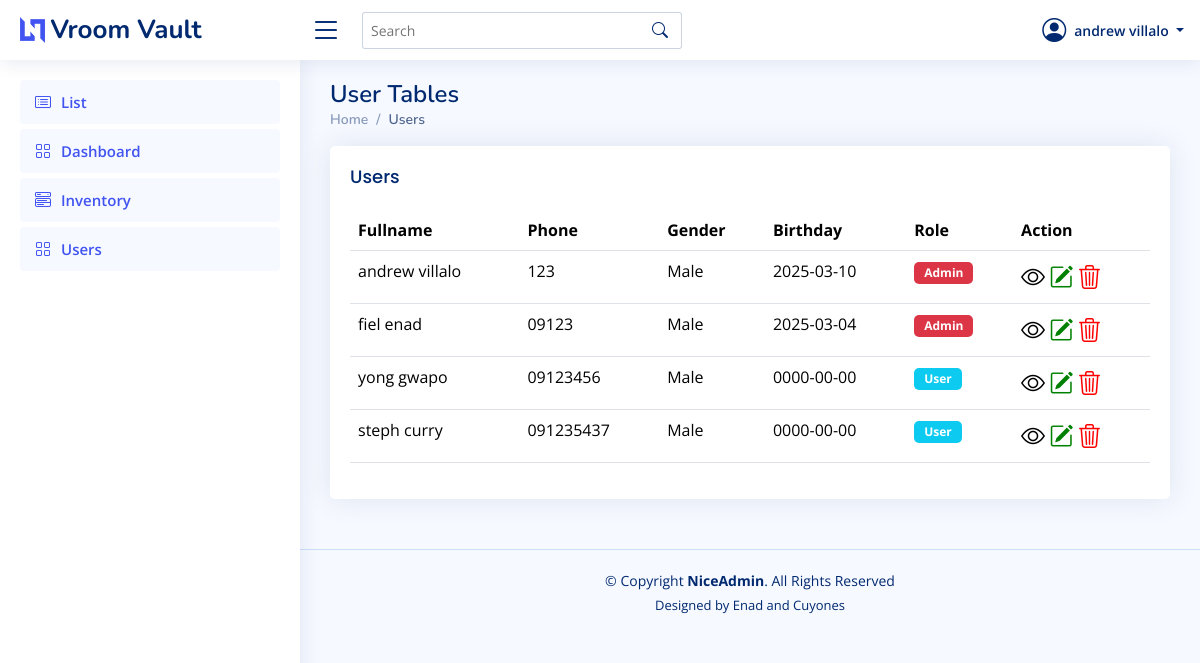
Page /view/admin/users.php (signed in) on the earlier database version.
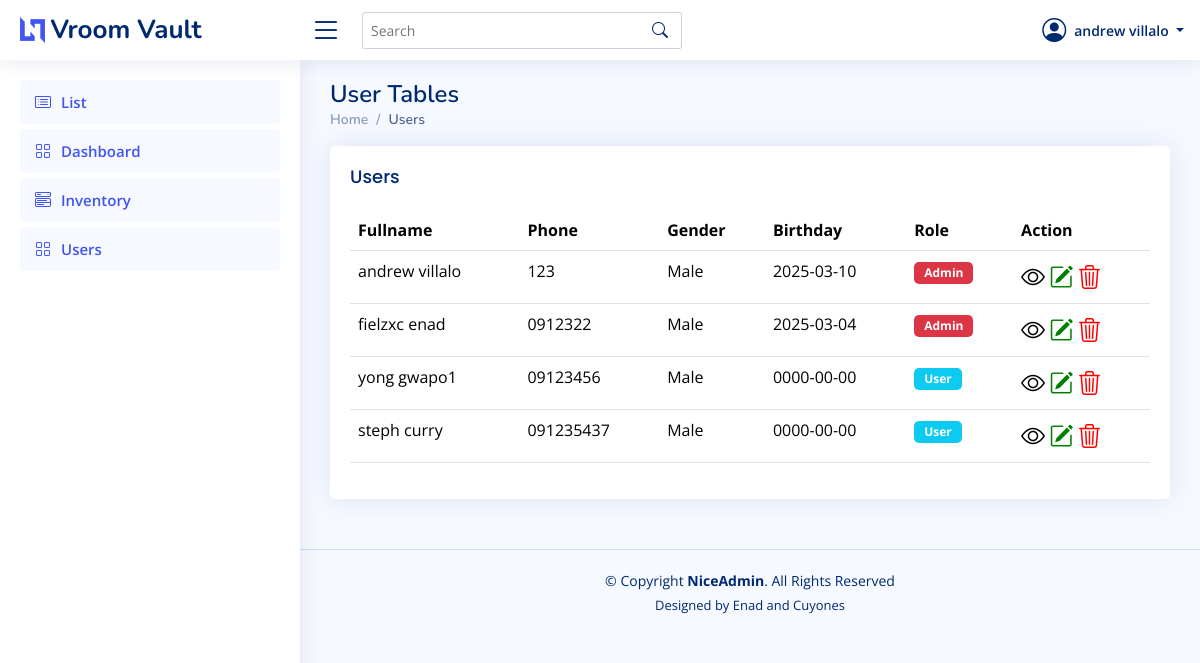
Same page on the later database version.
### tables this page shows
CREATE TABLE `users` (
  `userId` int(11) NOT NULL,
  `firstName` varchar(255) NOT NULL,
  `lastName` varchar(255) NOT NULL,
  `email` varchar(255) NOT NULL,
  `password` varchar(255) NOT NULL,
  `phoneNumber` varchar(255) NOT NULL,
  `gender` enum('Male','Female') NOT NULL,
  `role` enum('admin','user') NOT NULL DEFAULT 'user',
  `birthday` date NOT NULL,
  `verification` int(11) NOT NULL DEFAULT 0,
  `profilePicture` longblob DEFAULT NULL,
  `createdAt` timestamp NOT NULL DEFAULT current_timestamp()
);

### view/admin/users.php (the view, shortened to what this page needs)
<?php
include("../../auth/authentication.php");
include("./includes/header.php");
include("./includes/topbar.php");
include("./includes/sidebar.php");
?>
<div class="pagetitle">
    <h1>User Tables</h1>
    <nav>
        <ol class="breadcrumb">
            <li class="breadcrumb-item"><a href="../admin/dashboard.php">Home</a></li>
            <li class="breadcrumb-item active">Users</li>
        </ol>
    </nav>
</div>
<section class="section">
    <div class="row">
        <div class="col-lg-12">
            <div class="card">
                <div class="card-body">
                    <h5 class="card-title">Users</h5>
                    <table class="table datatable">
                        <thead>
                            <tr>
                                <th>Fullname</th>
                                <th>Phone</th>
                                <th>Gender</th>
                                <th data-type="date" data-format="YYYY/DD/MM">Birthday</th>
                                <th>Role</th>
                                <th>Action</th>
                            </tr>
                        </thead>
                        <tbody>
                            <?php
                            $query = "SELECT userId, firstName, lastName, phoneNumber, gender, birthday, role FROM users";
                            $query_run = mysqli_query($conn, $query);
                            if (mysqli_num_rows($query_run) > 0) {
                                $index = 0;
                                foreach ($query_run as $row) {
                                    $roleBadgeClass = ($row['role'] === 'admin') ? 'bg-danger' : 'bg-info';
                                    ?>
                                    <tr>
                                        <td>
                                            <span class="user-detail" id="name-<?= $index; ?>">
                                                <?= $row['firstName']; ?> <?= $row['lastName']; ?>
                                            </span>
                                        </td>
                                        <td>
                                            <span class="user-detail" id="phone-<?= $index; ?>">
                                                <?= $row['phoneNumber']; ?>
                                            </span>
                                        </td>
                                        <td>
                                            <span class="user-detail" id="gender-<?= $index; ?>">
                                                <?= $row['gender']; ?>
                                            </span>
                                        </td>
                                        <td>
                                            <span class="user-detail" id="birthday-<?= $index; ?>">
                                                <?= $row['birthday']; ?>
                                            </span>
                                        </td>
                                        <td>
                                            <span class="badge <?= $roleBadgeClass; ?>">
                                                <?= ucfirst($row['role']); ?>
                                            </span>
                                        </td>
                                        <td>
                                        <i id="eye-icon-<?= $index; ?>" class="bi bi-eye"
       onclick="toggleDetails(<?= $index; ?>)"
       style="font-size: 1.5rem; cursor: pointer; transition: 0.3s;"
       onmouseover="this.style.color='#0d6efd'"
       onmouseout="this.style.color=''"></i>
       <a href="#" onclick="confirmEdit(<?= $row['userId']; ?>)">
    <i class="bi bi-pencil-square" style="font-size: 1.5rem; color: green; cursor: pointer; transition: 0.3s;" onmouseover="this.style.color='darkgreen'" onmouseout="this.style.color='green'"></i>
</a>
                                            <a href="#" onclick="confirmDelete(<?= $row['userId']; ?>)">
    <i class="bi bi-trash3" style="font-size: 1.5rem; color: red; cursor: pointer; transition: 0.3s;" onmouseover="this.style.color='darkred'" onmouseout="this.style.color='red'"></i>
</a>
                                        </td>
                                    </tr>
                                    <?php
                                    $index++;
                                }
                            }
                            ?>
                        </tbody>
                    </table>
                </div>
            </div>
        </div>
    </div>
</section>
<?php
include("./includes/footer.php");
?>

Differences in the rows shown:
changed users "enad": firstName "fiel" → "fielzxc"; phoneNumber "09123" → "0912322"
changed users "yong": lastName "gwapo" → "gwapo1"
